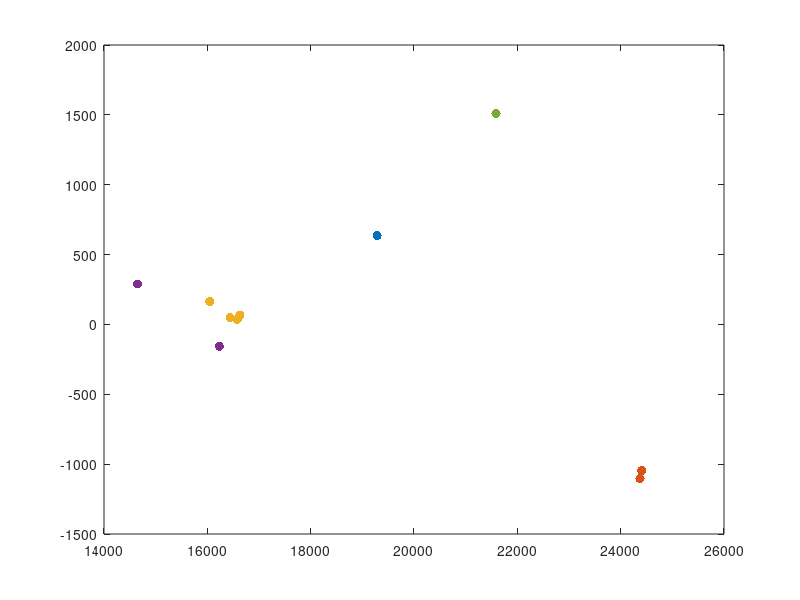
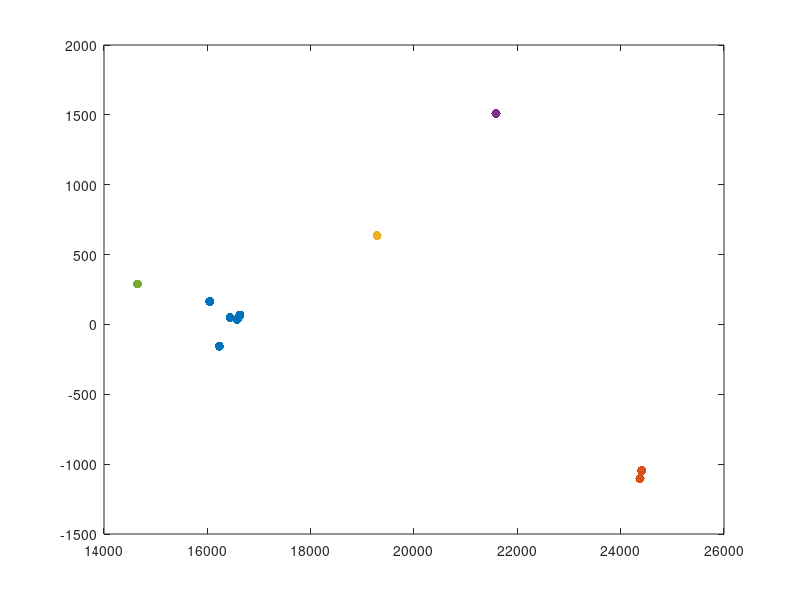
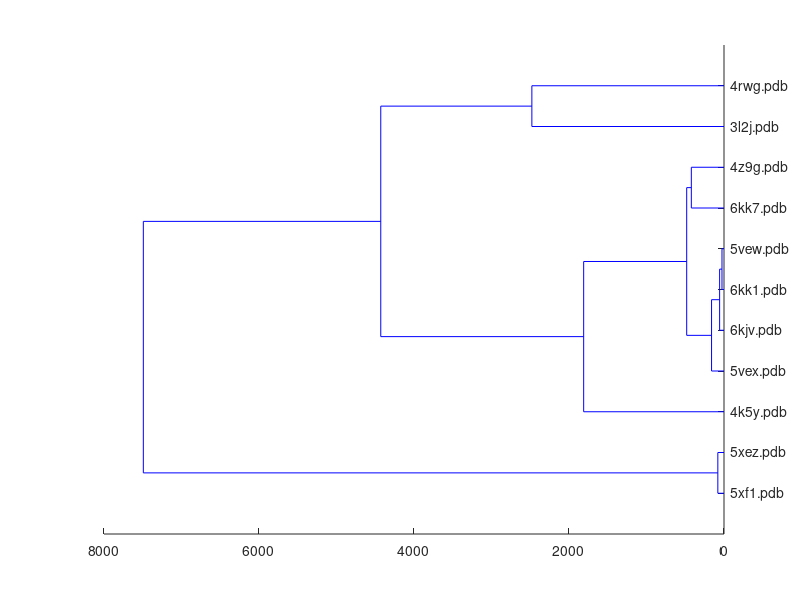

Source code (MATLAB) for these figures, in order:
load("matA.mat");

arqs = {'3l2j.pdb','5xf1.pdb','5xez.pdb','6kk7.pdb','6kk1.pdb','6kjv.pdb','5vex.pdb','5vew.pdb','4z9g.pdb','4k5y.pdb','4rwg.pdb'};

% Calculando o SVD e os pontos no espaço reduzido
[T, S, D] = svd(A);
Sn = S(1:3, 1:3);
Dn = D(:, 1:3);
Aux = Sn * transpose(Dn);
x = Aux (1, :);
y = Aux (2, :);

% Plot das classes originais
figure
orig_groups = [1, 2, 2, 3, 3, 3, 3, 3, 4, 4, 5];
for i = 1:6
    p = plot(x(orig_groups==i), y(orig_groups==i), '.');
    set(p, 'MarkerSize', 20);
    hold on;
end

% Plot do kmeans
km_groups = 5;
[idx] = kmeans(transpose(Aux(1:2, :)) , km_groups);
figure
for i = 1:km_groups
    p = plot(x(idx==i), y(idx==i), ".");
    set(p, 'MarkerSize', 20);
    hold on;
end

figure
tree = linkage(transpose(A), 'average');
dendrogram(tree, 'Orientation', 'left', 'Labels', arqs);